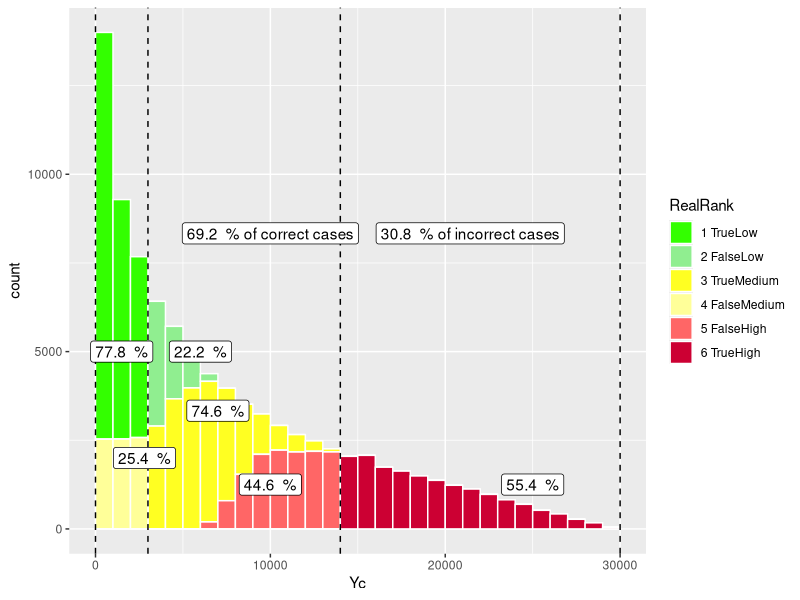

This figure's R source:
# www.isacajournal-digital.org/isacajournal/2019_volume_3/MobilePagedArticle.action?articleId=1485390#articleId1485390
# Figure 3—R Code to Plot the Bar Chart in Figure 2 
library(ggplot2) 
 
n <- 10000            #iterations 
lp <- c(0, 0.3)       #low probability range
li <- c(0, 10000)     #low impact range
mp <- c(0.3, 0.7)     #medium probability range   
mi <- c(10000, 20000) #medium impact range
hp <- c(0.7, 1.0)     #high probability range   
hi <- c(20000,30000)  #high impact range

slp = runif(n, min(lp), max(lp))   #random numbers in low probability range 
sli = runif(n, min(li), max(li))   #random numbers in low impact range
smp = runif(n, min(mp), max(mp))   #random numbers in med probability range 
smi = runif(n, min(mi), max(mi))   #random numbers in med impact range
shp = runif(n, min(hp), max(hp))   #random numbers in high probability range 
shi = runif(n, min(hi), max(hi))   #random numbers in highimpact range

LowestLow = min(lp) * min(li)
HighestLow = max(lp) * max(li)
LowestMed = min(mp) * min(mi)
HighestMed = max(mp) * max(mi)
LowestHig = min(hp) * min(hi)
HighestHig = max(hp) * max(hi)

lr = c(slp*sli, slp*smi, smp*sli)  #low risks defined as green region in risk matrix and its possible variants, R=P*I
mr = c(smp*smi, slp*shi, shp*sli)  #med risks defined as amber region in risk matrix and its possible variants, R=P*I
hr = c(shp*shi, smp*shi, shp*smi)  #high risks defined as red region in risk matrix and its possible variants, R=P*I

dlr = data.frame(x=lr)             #data frame with low risks and label "Low"
dlr$risk = "Low"
dlr$lowest = LowestLow
dlr$highest = HighestLow
dlr$Confidence <- ifelse(dlr$x >= dlr$lowest & dlr$x <= dlr$highest, "In", "Out")
dlr$RealRank <- ifelse(dlr$Confidence == "In", "1 TrueLow", "2 FalseLow")

dmr = data.frame(x=mr)             #data frame with medium risks and label "Med"  
dmr$risk = "Med"
dmr$lowest = LowestMed
dmr$highest = HighestMed
dmr$Confidence <- ifelse(dmr$x >= dmr$lowest & dmr$x <= dmr$highest, "In", "Out")
dmr$RealRank <- ifelse(dmr$Confidence == "In", "3 TrueMedium", "4 FalseMedium")

dhr = data.frame(x=hr)             #data frame with high risks and label "High"  
dhr$risk = "High"
dhr$lowest = LowestHig
dhr$highest = HighestHig
dhr$Confidence <- ifelse(dhr$x >= dhr$lowest & dhr$x <= dhr$highest, "In", "Out")
dhr$RealRank <- ifelse(dhr$Confidence == "In", "6 TrueHigh", "5 FalseHigh")

risk_thresholds <- c(0, HighestLow, LowestMed, HighestMed, LowestHig, HighestHig)

df = rbind(dlr, dmr, dhr)          #bind all data data frames into one dataset

risk_confidence_table <- table(df$risk, df$Confidence)
#risk_confidence_proportions <- prop.table(risk_confidence_table, margin = 1) * 100
risk_confidence_proportions <- round(prop.table(risk_confidence_table, margin = 1) * 100, 1)

risk_confidence_table_All <- table(df$Confidence)
In <- risk_confidence_table_All['In']
Out <- risk_confidence_table_All['Out']

correct <- round(In / (In + Out) * 100, 1)
incorrect <- round(Out / (In + Out) * 100, 1)


#risk_confidence_proportions <- prop.table(risk_confidence_table, margin = 1) * 100
#risk_confidence_proportions_All <- round(prop.table(risk_confidence_table_All, margin = 1) * 100, 1)


#ggplot() + geom_histogram(data = df, aes(x=x, y=..count..,fill=risk),
#colour="white", bínwidth = 1000, boundary = 0)+
#scale_fill_manual(values = c("#CC0033","#33FF00", "#FFFF33")) + 
  # xlab(label = "Yc") 
                          
ggplot() + geom_histogram(data = df, aes(x=x, y=..count..,fill=RealRank),
                          colour="white", binwidth = 1000, boundary = 0)+
  scale_fill_manual(values = c("2 FalseLow" = "#90EE90", 
                               "1 TrueLow" = "#33FF00", 
                               "3 TrueMedium" = "#FFFF22", 
                               "4 FalseMedium" = "#FFFF99", 
                               "5 FalseHigh" = "#FF6666", 
                               "6 TrueHigh" = "#CC0033")
  ) + 
  geom_vline(xintercept = risk_thresholds, linetype = "dashed", color = "black") +
  xlab(label = "Yc") +
  annotate(geom="label", x=HighestLow/2, y=n/2, label=paste(risk_confidence_proportions["Low","In"]," %"),
           color="black") +
  annotate(geom="label", x=HighestLow*2, y=n/2, label=paste(risk_confidence_proportions["Low","Out"]," %"),
           color="black") +
  annotate(geom="label", x=HighestMed/2, y=n/3, label=paste(risk_confidence_proportions["Med","In"]," %"),
           color="black") +
  annotate(geom="label", x=HighestMed/5, y=n/5, label=paste(risk_confidence_proportions["Med","Out"]," %"),
           color="black") +
  annotate(geom="label", x=HighestHig/1.2, y=n/8, label=paste(risk_confidence_proportions["High","In"]," %"),
           color="black") +
  annotate(geom="label", x=HighestHig/3, y=n/8, label=paste(risk_confidence_proportions["High","Out"]," %"),
         color="black") +
  annotate(geom="label", x=HighestHig/3, y=n/1.2, label=paste(correct," % of correct cases"),
           color="black") +
  annotate(geom="label", x=HighestHig/1.4, y=n/1.2, label=paste(incorrect," % of incorrect cases"),
           color="black")
